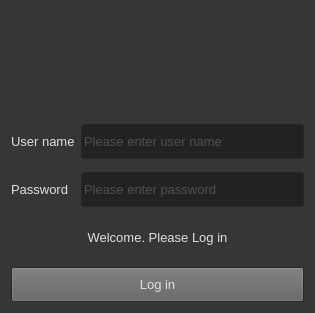
<?xml version="1.0" encoding="UTF-8"?>
<ui version="4.0">
 <class>LoginWindow</class>
 <widget class="QWidget" name="LoginWindow">
  <property name="geometry">
   <rect>
    <x>0</x>
    <y>0</y>
    <width>315</width>
    <height>313</height>
   </rect>
  </property>
  <property name="palette">
   <palette>
    <active>
     <colorrole role="WindowText">
      <brush brushstyle="SolidPattern">
       <color alpha="255">
        <red>223</red>
        <green>223</green>
        <blue>223</blue>
       </color>
      </brush>
     </colorrole>
     <colorrole role="Button">
      <brush brushstyle="SolidPattern">
       <color alpha="255">
        <red>97</red>
        <green>97</green>
        <blue>97</blue>
       </color>
      </brush>
     </colorrole>
     <colorrole role="Light">
      <brush brushstyle="SolidPattern">
       <color alpha="255">
        <red>186</red>
        <green>186</green>
        <blue>186</blue>
       </color>
      </brush>
     </colorrole>
     <colorrole role="Midlight">
      <brush brushstyle="SolidPattern">
       <color alpha="255">
        <red>84</red>
        <green>84</green>
        <blue>84</blue>
       </color>
      </brush>
     </colorrole>
     <colorrole role="Text">
      <brush brushstyle="SolidPattern">
       <color alpha="255">
        <red>223</red>
        <green>223</green>
        <blue>223</blue>
       </color>
      </brush>
     </colorrole>
     <colorrole role="ButtonText">
      <brush brushstyle="SolidPattern">
       <color alpha="255">
        <red>223</red>
        <green>223</green>
        <blue>223</blue>
       </color>
      </brush>
     </colorrole>
     <colorrole role="Base">
      <brush brushstyle="SolidPattern">
       <color alpha="255">
        <red>34</red>
        <green>34</green>
        <blue>34</blue>
       </color>
      </brush>
     </colorrole>
     <colorrole role="Window">
      <brush brushstyle="SolidPattern">
       <color alpha="255">
        <red>54</red>
        <green>54</green>
        <blue>54</blue>
       </color>
      </brush>
     </colorrole>
     <colorrole role="Shadow">
      <brush brushstyle="SolidPattern">
       <color alpha="255">
        <red>255</red>
        <green>255</green>
        <blue>255</blue>
       </color>
      </brush>
     </colorrole>
     <colorrole role="Highlight">
      <brush brushstyle="SolidPattern">
       <color alpha="255">
        <red>192</red>
        <green>129</green>
        <blue>28</blue>
       </color>
      </brush>
     </colorrole>
     <colorrole role="HighlightedText">
      <brush brushstyle="SolidPattern">
       <color alpha="255">
        <red>255</red>
        <green>255</green>
        <blue>255</blue>
       </color>
      </brush>
     </colorrole>
     <colorrole role="Link">
      <brush brushstyle="SolidPattern">
       <color alpha="255">
        <red>124</red>
        <green>52</green>
        <blue>18</blue>
       </color>
      </brush>
     </colorrole>
     <colorrole role="LinkVisited">
      <brush brushstyle="SolidPattern">
       <color alpha="255">
        <red>80</red>
        <green>42</green>
        <blue>24</blue>
       </color>
      </brush>
     </colorrole>
     <colorrole role="AlternateBase">
      <brush brushstyle="SolidPattern">
       <color alpha="255">
        <red>245</red>
        <green>186</green>
        <blue>119</blue>
       </color>
      </brush>
     </colorrole>
     <colorrole role="ToolTipBase">
      <brush brushstyle="SolidPattern">
       <color alpha="255">
        <red>54</red>
        <green>54</green>
        <blue>54</blue>
       </color>
      </brush>
     </colorrole>
     <colorrole role="ToolTipText">
      <brush brushstyle="SolidPattern">
       <color alpha="255">
        <red>255</red>
        <green>255</green>
        <blue>255</blue>
       </color>
      </brush>
     </colorrole>
     <colorrole role="PlaceholderText">
      <brush brushstyle="SolidPattern">
       <color alpha="128">
        <red>125</red>
        <green>125</green>
        <blue>125</blue>
       </color>
      </brush>
     </colorrole>
     <colorrole role="Accent">
      <brush brushstyle="SolidPattern">
       <color alpha="255">
        <red>216</red>
        <green>130</green>
        <blue>43</blue>
       </color>
      </brush>
     </colorrole>
    </active>
    <inactive>
     <colorrole role="WindowText">
      <brush brushstyle="SolidPattern">
       <color alpha="255">
        <red>223</red>
        <green>223</green>
        <blue>223</blue>
       </color>
      </brush>
     </colorrole>
     <colorrole role="Button">
      <brush brushstyle="SolidPattern">
       <color alpha="255">
        <red>97</red>
        <green>97</green>
        <blue>97</blue>
       </color>
      </brush>
     </colorrole>
     <colorrole role="Light">
      <brush brushstyle="SolidPattern">
       <color alpha="255">
        <red>186</red>
        <green>186</green>
        <blue>186</blue>
       </color>
      </brush>
     </colorrole>
     <colorrole role="Midlight">
      <brush brushstyle="SolidPattern">
       <color alpha="255">
        <red>84</red>
        <green>84</green>
        <blue>84</blue>
       </color>
      </brush>
     </colorrole>
     <colorrole role="Text">
      <brush brushstyle="SolidPattern">
       <color alpha="255">
        <red>223</red>
        <green>223</green>
        <blue>223</blue>
       </color>
      </brush>
     </colorrole>
     <colorrole role="ButtonText">
      <brush brushstyle="SolidPattern">
       <color alpha="255">
        <red>223</red>
        <green>223</green>
        <blue>223</blue>
       </color>
      </brush>
     </colorrole>
     <colorrole role="Base">
      <brush brushstyle="SolidPattern">
       <color alpha="255">
        <red>34</red>
        <green>34</green>
        <blue>34</blue>
       </color>
      </brush>
     </colorrole>
     <colorrole role="Window">
      <brush brushstyle="SolidPattern">
       <color alpha="255">
        <red>54</red>
        <green>54</green>
        <blue>54</blue>
       </color>
      </brush>
     </colorrole>
     <colorrole role="Shadow">
      <brush brushstyle="SolidPattern">
       <color alpha="255">
        <red>255</red>
        <green>255</green>
        <blue>255</blue>
       </color>
      </brush>
     </colorrole>
     <colorrole role="Highlight">
      <brush brushstyle="SolidPattern">
       <color alpha="255">
        <red>192</red>
        <green>129</green>
        <blue>28</blue>
       </color>
      </brush>
     </colorrole>
     <colorrole role="HighlightedText">
      <brush brushstyle="SolidPattern">
       <color alpha="255">
        <red>255</red>
        <green>255</green>
        <blue>255</blue>
       </color>
      </brush>
     </colorrole>
     <colorrole role="Link">
      <brush brushstyle="SolidPattern">
       <color alpha="255">
        <red>124</red>
        <green>52</green>
        <blue>18</blue>
       </color>
      </brush>
     </colorrole>
     <colorrole role="LinkVisited">
      <brush brushstyle="SolidPattern">
       <color alpha="255">
        <red>80</red>
        <green>42</green>
        <blue>24</blue>
       </color>
      </brush>
     </colorrole>
     <colorrole role="AlternateBase">
      <brush brushstyle="SolidPattern">
       <color alpha="255">
        <red>245</red>
        <green>186</green>
        <blue>119</blue>
       </color>
      </brush>
     </colorrole>
     <colorrole role="ToolTipBase">
      <brush brushstyle="SolidPattern">
       <color alpha="255">
        <red>54</red>
        <green>54</green>
        <blue>54</blue>
       </color>
      </brush>
     </colorrole>
     <colorrole role="ToolTipText">
      <brush brushstyle="SolidPattern">
       <color alpha="255">
        <red>255</red>
        <green>255</green>
        <blue>255</blue>
       </color>
      </brush>
     </colorrole>
     <colorrole role="PlaceholderText">
      <brush brushstyle="SolidPattern">
       <color alpha="128">
        <red>125</red>
        <green>125</green>
        <blue>125</blue>
       </color>
      </brush>
     </colorrole>
     <colorrole role="Accent">
      <brush brushstyle="SolidPattern">
       <color alpha="255">
        <red>216</red>
        <green>130</green>
        <blue>43</blue>
       </color>
      </brush>
     </colorrole>
    </inactive>
    <disabled>
     <colorrole role="Button">
      <brush brushstyle="SolidPattern">
       <color alpha="255">
        <red>97</red>
        <green>97</green>
        <blue>97</blue>
       </color>
      </brush>
     </colorrole>
     <colorrole role="Light">
      <brush brushstyle="SolidPattern">
       <color alpha="255">
        <red>186</red>
        <green>186</green>
        <blue>186</blue>
       </color>
      </brush>
     </colorrole>
     <colorrole role="Midlight">
      <brush brushstyle="SolidPattern">
       <color alpha="255">
        <red>84</red>
        <green>84</green>
        <blue>84</blue>
       </color>
      </brush>
     </colorrole>
     <colorrole role="Base">
      <brush brushstyle="SolidPattern">
       <color alpha="255">
        <red>54</red>
        <green>54</green>
        <blue>54</blue>
       </color>
      </brush>
     </colorrole>
     <colorrole role="Window">
      <brush brushstyle="SolidPattern">
       <color alpha="255">
        <red>54</red>
        <green>54</green>
        <blue>54</blue>
       </color>
      </brush>
     </colorrole>
     <colorrole role="Shadow">
      <brush brushstyle="SolidPattern">
       <color alpha="255">
        <red>255</red>
        <green>255</green>
        <blue>255</blue>
       </color>
      </brush>
     </colorrole>
     <colorrole role="HighlightedText">
      <brush brushstyle="SolidPattern">
       <color alpha="255">
        <red>255</red>
        <green>255</green>
        <blue>255</blue>
       </color>
      </brush>
     </colorrole>
     <colorrole role="Link">
      <brush brushstyle="SolidPattern">
       <color alpha="255">
        <red>124</red>
        <green>52</green>
        <blue>18</blue>
       </color>
      </brush>
     </colorrole>
     <colorrole role="LinkVisited">
      <brush brushstyle="SolidPattern">
       <color alpha="255">
        <red>80</red>
        <green>42</green>
        <blue>24</blue>
       </color>
      </brush>
     </colorrole>
     <colorrole role="AlternateBase">
      <brush brushstyle="SolidPattern">
       <color alpha="255">
        <red>245</red>
        <green>186</green>
        <blue>119</blue>
       </color>
      </brush>
     </colorrole>
     <colorrole role="ToolTipBase">
      <brush brushstyle="SolidPattern">
       <color alpha="255">
        <red>54</red>
        <green>54</green>
        <blue>54</blue>
       </color>
      </brush>
     </colorrole>
     <colorrole role="ToolTipText">
      <brush brushstyle="SolidPattern">
       <color alpha="255">
        <red>255</red>
        <green>255</green>
        <blue>255</blue>
       </color>
      </brush>
     </colorrole>
     <colorrole role="PlaceholderText">
      <brush brushstyle="SolidPattern">
       <color alpha="128">
        <red>125</red>
        <green>125</green>
        <blue>125</blue>
       </color>
      </brush>
     </colorrole>
     <colorrole role="Accent">
      <brush brushstyle="SolidPattern">
       <color alpha="255">
        <red>216</red>
        <green>130</green>
        <blue>43</blue>
       </color>
      </brush>
     </colorrole>
    </disabled>
   </palette>
  </property>
  <property name="windowTitle">
   <string>ㅤ</string>
  </property>
  <property name="windowIcon">
   <iconset theme="contact-new"/>
  </property>
  <property name="windowOpacity">
   <double>1.000000000000000</double>
  </property>
  <layout class="QGridLayout" name="gridLayout_3">
   <item row="0" column="0">
    <layout class="QGridLayout" name="gridLayout_2" rowstretch="7,10,10,1,7">
     <property name="verticalSpacing">
      <number>13</number>
     </property>
     <item row="1" column="1">
      <widget class="QLineEdit" name="UserNameLineEdit">
       <property name="minimumSize">
        <size>
         <width>0</width>
         <height>35</height>
        </size>
       </property>
       <property name="font">
        <font>
         <pointsize>10</pointsize>
        </font>
       </property>
       <property name="placeholderText">
        <string>Please enter user name</string>
       </property>
      </widget>
     </item>
     <item row="2" column="1">
      <widget class="QLineEdit" name="PasswordLineEdit">
       <property name="minimumSize">
        <size>
         <width>0</width>
         <height>35</height>
        </size>
       </property>
       <property name="font">
        <font>
         <pointsize>10</pointsize>
        </font>
       </property>
       <property name="placeholderText">
        <string>Please enter password</string>
       </property>
      </widget>
     </item>
     <item row="3" column="0" colspan="2">
      <widget class="QLabel" name="ErrorLabel">
       <property name="enabled">
        <bool>true</bool>
       </property>
       <property name="font">
        <font>
         <pointsize>10</pointsize>
        </font>
       </property>
       <property name="text">
        <string>Welcome. Please Log in</string>
       </property>
       <property name="alignment">
        <set>Qt::AlignmentFlag::AlignCenter</set>
       </property>
      </widget>
     </item>
     <item row="0" column="0" colspan="2">
      <layout class="QHBoxLayout" name="horizontalLayout_4">
       <item>
        <widget class="QLabel" name="label">
         <property name="minimumSize">
          <size>
           <width>0</width>
           <height>35</height>
          </size>
         </property>
         <property name="maximumSize">
          <size>
           <width>100</width>
           <height>100</height>
          </size>
         </property>
         <property name="font">
          <font>
           <pointsize>10</pointsize>
          </font>
         </property>
         <property name="text">
          <string/>
         </property>
         <property name="pixmap">
          <pixmap resource="Images.qrc">:/new/prefix1/Images/pngegg2.png</pixmap>
         </property>
         <property name="scaledContents">
          <bool>true</bool>
         </property>
         <property name="alignment">
          <set>Qt::AlignmentFlag::AlignCenter</set>
         </property>
         <property name="wordWrap">
          <bool>false</bool>
         </property>
        </widget>
       </item>
      </layout>
     </item>
     <item row="1" column="0">
      <widget class="QLabel" name="label_3">
       <property name="minimumSize">
        <size>
         <width>60</width>
         <height>35</height>
        </size>
       </property>
       <property name="font">
        <font>
         <pointsize>10</pointsize>
        </font>
       </property>
       <property name="text">
        <string>User name</string>
       </property>
      </widget>
     </item>
     <item row="2" column="0">
      <widget class="QLabel" name="label_4">
       <property name="minimumSize">
        <size>
         <width>60</width>
         <height>35</height>
        </size>
       </property>
       <property name="font">
        <font>
         <pointsize>10</pointsize>
        </font>
       </property>
       <property name="text">
        <string>Password</string>
       </property>
      </widget>
     </item>
     <item row="4" column="0" colspan="2">
      <widget class="QPushButton" name="LoginButton">
       <property name="minimumSize">
        <size>
         <width>0</width>
         <height>35</height>
        </size>
       </property>
       <property name="font">
        <font>
         <pointsize>10</pointsize>
        </font>
       </property>
       <property name="text">
        <string>Log in</string>
       </property>
       <property name="autoDefault">
        <bool>true</bool>
       </property>
       <property name="default">
        <bool>false</bool>
       </property>
       <property name="flat">
        <bool>false</bool>
       </property>
      </widget>
     </item>
    </layout>
   </item>
  </layout>
 </widget>
 <resources>
  <include location="Images.qrc"/>
 </resources>
 <connections/>
</ui>
